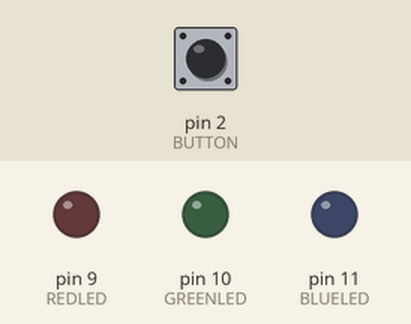
Recording of a sketch running on a simulated Arduino Uno, built with avr-gcc and run on an emulated ATmega328P. On the bench: output pins drawn as LEDs (lit = HIGH). Dashed ring = blinking. The test bench sets the inputs (shaded band); at power-on: pin 2 (BUTTON) HIGH.

Above: at 1.2 s.
1.3 s: pin 2 (BUTTON) pulled LOW for 0.15 s
At 1.8 s:
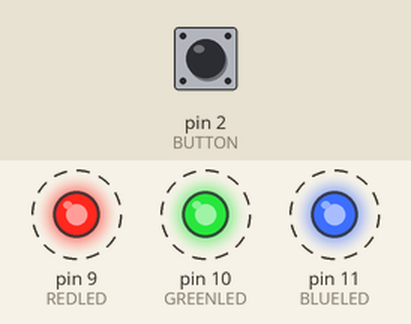
4.3 s: pin 2 (BUTTON) pulled LOW for 1 s
At 4.4 s:
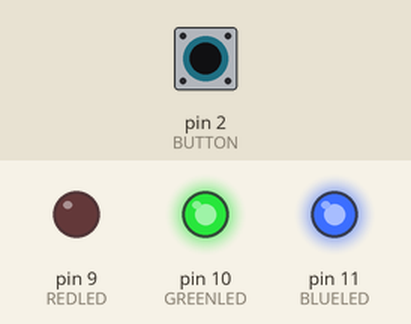
6.8 s: pin 2 (BUTTON) pulled LOW for 3.2 s
At 7.1 s:
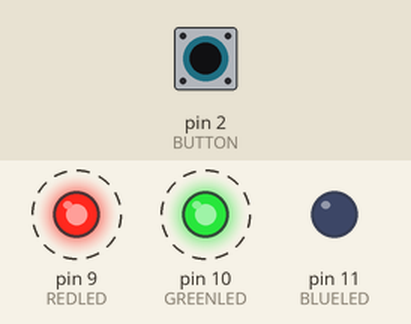
Timing chart, 0 to 17.5 s (numbered marks = the images above; inputs shaded):
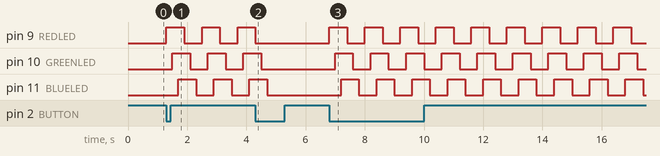

The sketch:

Lab_1_Part_6.ino
```cpp
/*
* A program that turns on and off a red, green, and blue LED
* in a sequence that is toggled on and off by the use of a
* push button.
*/

// Defining Macros for LED's and button
#define REDLED 9
#define GREENLED 10
#define BLUELED 11
#define BUTTON 2

// Creating a variable that will track whether the sequence is on or off
volatile bool sequenceToggle = false;

void setup()
{
  // Setting the modes of the pins for the LED's and the button
  pinMode(REDLED, OUTPUT);
  pinMode(GREENLED, OUTPUT);
  pinMode(BLUELED, OUTPUT);
  pinMode(BUTTON, INPUT_PULLUP);

  attachInterrupt(digitalPinToInterrupt(BUTTON), buttonToggle, FALLING); // ISR to toggle whether the sequence is on or off
}

void loop()
{
  if (sequenceToggle == true) // Checks the variable to see if the sequence should be running or not
  {
    // Sequence of LED's turning on and off
    digitalWrite(REDLED, HIGH);
    delay(200);
    digitalWrite(GREENLED, HIGH);
    delay(200);
    digitalWrite(BLUELED, HIGH);
    delay(200);
    digitalWrite(REDLED, LOW);
    delay(200);
    digitalWrite(GREENLED, LOW);
    delay(200);
    digitalWrite(BLUELED, LOW);
    delay(200);
  }
  else
  {
    // Ensuring if the sequence is off, all of the LED's are off
    digitalWrite(REDLED, LOW);
    digitalWrite(GREENLED, LOW);
    digitalWrite(BLUELED, LOW);
  }
}

void buttonToggle() // ISR that toggles whether the sequence runs or not
{
  sequenceToggle = !sequenceToggle; // Inverts the value of the sequenceToggle variable
}
```

Measured:
- after the input at 1.3 s, pin 9 (REDLED): alternates HIGH for 0.60 s and LOW for 0.60 s, starting at once; pin 10 (GREENLED): alternates HIGH for 0.60 s and LOW for 0.60 s, starting after 0.20 s; pin 11 (BLUELED): alternates HIGH for 0.60 s and LOW for 0.60 s, starting after 0.40 s
- after the input at 4.3 s, pin 9 (REDLED): goes on until 4.3 s, then stays LOW; pin 10 (GREENLED): goes on until 4.5 s, then stays LOW; pin 11 (BLUELED): goes on until 4.7 s, then stays LOW
- after the input at 6.8 s, pin 9 (REDLED): alternates HIGH for 0.60 s and LOW for 0.60 s, starting at once; pin 10 (GREENLED): alternates HIGH for 0.60 s and LOW for 0.60 s, starting after 0.20 s; pin 11 (BLUELED): alternates HIGH for 0.60 s and LOW for 0.60 s, starting after 0.40 s
